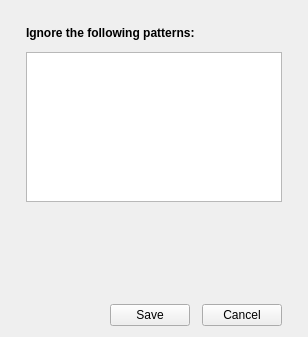
          <widget class="QWidget" name="tabSyncSettngs">
           <attribute name="title">
            <string>Tab 2</string>
           </attribute>
           <layout class="QVBoxLayout" name="verticalLayout_33">
            <item>
             <layout class="QVBoxLayout" name="verticalLayout_24">
              <property name="spacing">
               <number>12</number>
              </property>
              <property name="leftMargin">
               <number>15</number>
              </property>
              <property name="topMargin">
               <number>15</number>
              </property>
              <property name="rightMargin">
               <number>15</number>
              </property>
              <item>
               <widget class="QLabel" name="label_sttngsinfo">
                <property name="text">
                 <string>&lt;html&gt;&lt;head/&gt;&lt;body&gt;&lt;p&gt;&lt;span style=&quot; font-weight:600;&quot;&gt;Ignore the following patterns:&lt;/span&gt;&lt;/p&gt;&lt;/body&gt;&lt;/html&gt;</string>
                </property>
               </widget>
              </item>
              <item>
               <widget class="QTextEdit" name="text_patterns">
                <property name="maximumSize">
                 <size>
                  <width>16777215</width>
                  <height>150</height>
                 </size>
                </property>
               </widget>
              </item>
              <item>
               <widget class="QLabel" name="label_infoexptns">
                <property name="text">
                 <string>&lt;html&gt;&lt;head/&gt;&lt;body&gt;&lt;p&gt;&lt;br/&gt;&lt;/p&gt;&lt;/body&gt;&lt;/html&gt;</string>
                </property>
                <property name="alignment">
                 <set>Qt::AlignLeading|Qt::AlignLeft|Qt::AlignVCenter</set>
                </property>
                <property name="wordWrap">
                 <bool>false</bool>
                </property>
               </widget>
              </item>
              <item>
               <spacer name="verticalSpacer_10">
                <property name="orientation">
                 <enum>Qt::Vertical</enum>
                </property>
                <property name="sizeType">
                 <enum>QSizePolicy::Expanding</enum>
                </property>
                <property name="sizeHint" stdset="0">
                 <size>
                  <width>20</width>
                  <height>50</height>
                 </size>
                </property>
               </spacer>
              </item>
              <item>
               <layout class="QHBoxLayout" name="horizontalLayout_31">
                <item>
                 <spacer name="horizontalSpacer_21">
                  <property name="orientation">
                   <enum>Qt::Horizontal</enum>
                  </property>
                  <property name="sizeHint" stdset="0">
                   <size>
                    <width>40</width>
                    <height>20</height>
                   </size>
                  </property>
                 </spacer>
                </item>
                <item>
                 <widget class="QPushButton" name="btnSyncSttngsSave">
                  <property name="text">
                   <string>Save</string>
                  </property>
                 </widget>
                </item>
                <item>
                 <widget class="QPushButton" name="btnSyncSttngCancel">
                  <property name="text">
                   <string>Cancel</string>
                  </property>
                 </widget>
                </item>
               </layout>
              </item>
             </layout>
            </item>
           </layout>
          </widget>
